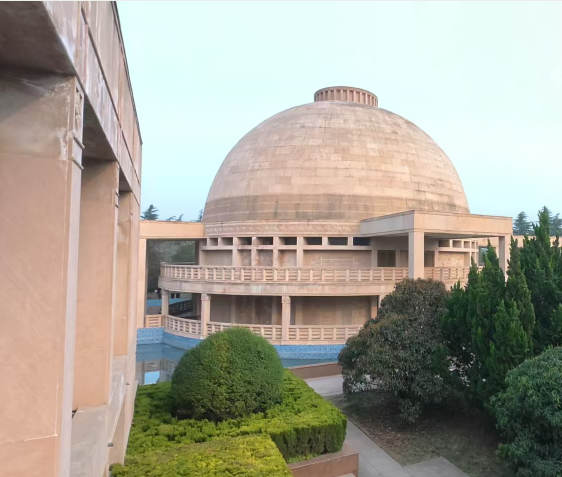
#> input picture images/test1.jpg, 1124 x 954 px (shown at 1/2 size)
$ python feature_matcher.py
#> lines starting #> are read from the running program, lines starting #| are printed output that depends on the picture
### config_manager.py
import json
import os
import sys


def get_app_root():
    if getattr(sys, 'frozen', False):
        return os.path.dirname(sys.executable)
    else:
        return os.path.dirname(os.path.abspath(__file__))


CONFIG_FILE = os.path.join(get_app_root(), "config.json")

GLOBAL_CONFIG = {
    "blend_mode": "linear",
    "orb_features": 3000,
    "ransac_thresh": 5.0,
    "jpeg_quality": 95
}


def load_config():
    global GLOBAL_CONFIG
    try:
        if os.path.exists(CONFIG_FILE):
            with open(CONFIG_FILE, "r", encoding="utf-8") as f:
                saved = json.load(f)
                GLOBAL_CONFIG.update(saved)
        else:
            save_config()
    except Exception as e:
        print(f"Failed to load config: {e}")
        save_config()


# [9 lines left out: function save_config, not called in this run]


def get_config(key, default_val=None):
    return GLOBAL_CONFIG.get(key, default_val)


def set_config(key, val):
    GLOBAL_CONFIG[key] = val


load_config()
#> (reads config.json from the repository)

### feature_matcher.py
import cv2
import numpy as np
from config_manager import get_config

def load_and_preprocess(image_path):
    """读取图片并预处理"""
    img = cv2.imread(image_path)
    if img is None:
        raise FileNotFoundError(f"图片 {image_path} 没找到")
    gray = cv2.cvtColor(img, cv2.COLOR_BGR2GRAY)
    gray = cv2.equalizeHist(gray)  # 提升对比度
    return img, gray

class ORBFeatureExtractor:
    """ORB特征提取器"""
    def __init__(self, n_features=1500):
        self.orb = cv2.ORB_create(nfeatures=n_features)

    def detect_and_compute(self, gray_img):
        kp, des = self.orb.detectAndCompute(gray_img, None)
        return kp, des

def match_images_from_memory(img1: np.ndarray, img2: np.ndarray):
    """
    针对内存图像的匹配函数
    """
    gray1 = cv2.cvtColor(img1, cv2.COLOR_BGR2GRAY)
    gray1 = cv2.equalizeHist(gray1)
    gray2 = cv2.cvtColor(img2, cv2.COLOR_BGR2GRAY)
    gray2 = cv2.equalizeHist(gray2)

    # 2. 提取ORB特征 (从全局配置读取动态参数)
    n_features = get_config("orb_features", 1500)
    extractor = ORBFeatureExtractor(n_features=n_features)
    kp1, des1 = extractor.detect_and_compute(gray1)
    kp2, des2 = extractor.detect_and_compute(gray2)

    # 3. 特征匹配（BFMatcher + KNN + Lowe's ratio test）
    bf = cv2.BFMatcher(cv2.NORM_HAMMING, crossCheck=False)
    matches = bf.knnMatch(des1, des2, k=2)

    # 4. 筛选优质匹配点（ratio test < 0.75）
    good_matches = []
    for m, n in matches:
        if m.distance < 0.75 * n.distance:
            good_matches.append(m)

    # 5. 提取坐标数组
    if len(good_matches) < 4:
        return None, None, None, None, None

    src_pts = np.float32([kp1[m.queryIdx].pt for m in good_matches]).reshape(-1, 2)
    dst_pts = np.float32([kp2[m.trainIdx].pt for m in good_matches]).reshape(-1, 2)

    return src_pts, dst_pts, kp1, kp2, good_matches

def match_two_images(img1_path, img2_path):
    """
    开发者A的核心匹配函数
    输入：两张图片路径
    输出：src_pts（图1特征点坐标）, dst_pts（图2特征点坐标）, 以及用于可视化的关键点和匹配结果
    """
    # 1. 读取预处理
    img1, gray1 = load_and_preprocess(img1_path)
#> in load_and_preprocess, img is the input picture: shape (954, 1124, 3); mean B, G, R 149.7, 162.6, 166
#> in load_and_preprocess, `gray = cv2.cvtColor(img, cv2.COLOR_BGR2GRAY)`:
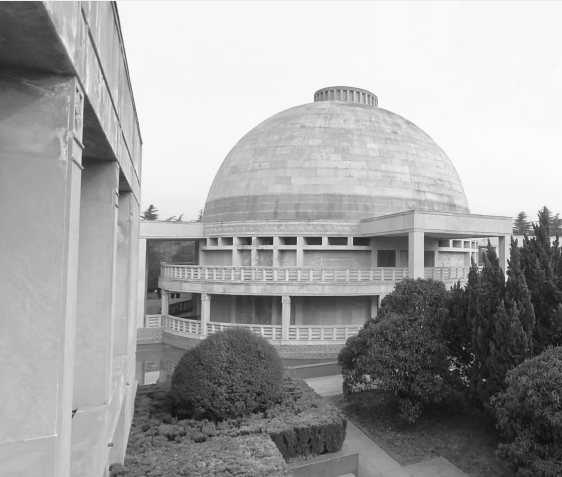
#> gray: shape (954, 1124) (shown at 1/2 size); min 2, max 255, mean 162.1
#> in load_and_preprocess, `gray = cv2.equalizeHist(gray)`:
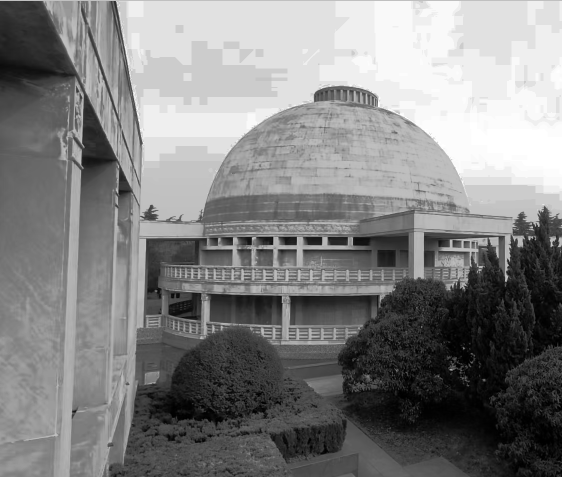
#> gray: shape (954, 1124) (shown at 1/2 size); min 0, max 255, mean 129.6
    img2, gray2 = load_and_preprocess(img2_path)
#> call 2 of load_and_preprocess, with image_path = 'images/test2.jpg'
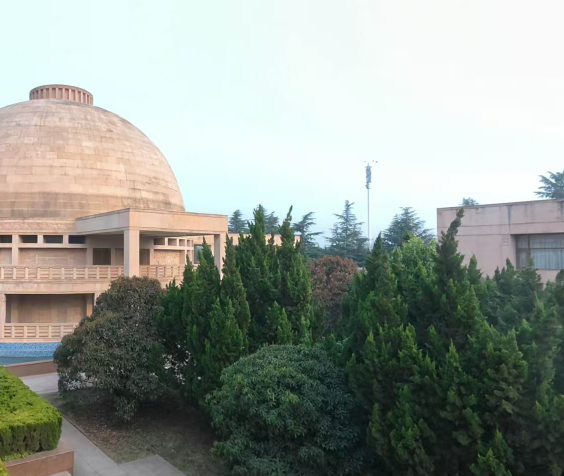
#> input picture images/test2.jpg, 1128 x 951 px (shown at 1/2 size)
#> in load_and_preprocess, img is the input picture: shape (951, 1128, 3); mean B, G, R 146.7, 154.5, 147.6
#> in load_and_preprocess (call 2), `gray = cv2.cvtColor(img, cv2.COLOR_BGR2GRAY)`:
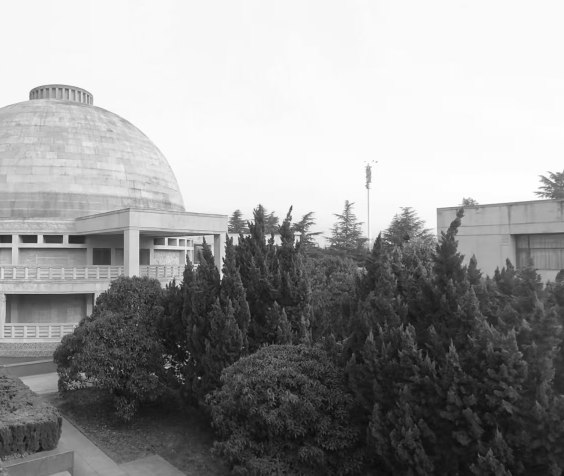
#> gray: shape (951, 1128) (shown at 1/2 size); min 7, max 255, mean 151.5
#> in load_and_preprocess (call 2), `gray = cv2.equalizeHist(gray)`:
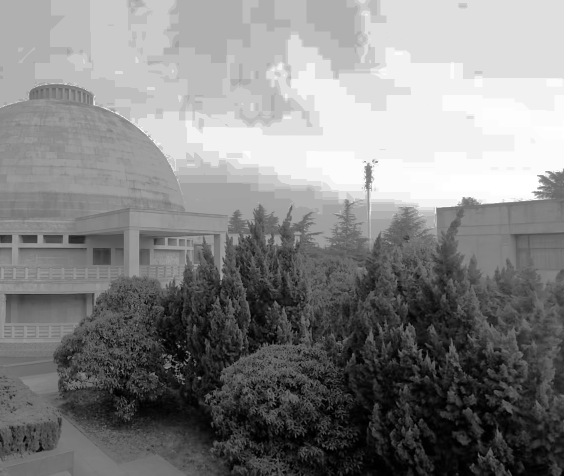
#> gray: shape (951, 1128) (shown at 1/2 size); min 0, max 255, mean 130.6
    print(f"图1尺寸: {gray1.shape}, 图2尺寸: {gray2.shape}")
#| 图1尺寸: (954, 1124), 图2尺寸: (951, 1128)

    src_pts, dst_pts, kp1, kp2, good_matches = match_images_from_memory(img1, img2)
#> in detect_and_compute, `kp, des = self.orb.detectAndCompute(gray_img, None)`: kp = 3921 keypoints; strongest (x, y, size): (1011, 561, 31), (544, 474, 44.6), (545, 474, 31), (592, 474, 31)
#> in match_images_from_memory, `kp1, des1 = extractor.detect_and_compute(gray1)`: kp1 has the same summary as kp in detect_and_compute
#> in detect_and_compute (call 2), `kp, des = self.orb.detectAndCompute(gray_img, None)`: kp = 3921 keypoints; strongest (x, y, size): (752, 324, 31), (1076, 376, 31), (373, 722, 31), (373, 720, 37.2)
#> in match_images_from_memory, `kp2, des2 = extractor.detect_and_compute(gray2)`: kp2 has the same summary as kp in detect_and_compute
#> in match_images_from_memory, `matches = bf.knnMatch(des1, des2, k=2)`: matches = 3921 matches
#> after the loop in match_images_from_memory, `for m, n in matches:`: good_matches = 329 matches
#> in match_images_from_memory, `src_pts = np.float32([kp1[m.queryIdx].pt for m in good_matches]).resha..`: src_pts = 329 pairs, first value 400.8 to 1077.6, second value 182 to 782
#> in match_images_from_memory, `dst_pts = np.float32([kp2[m.trainIdx].pt for m in good_matches]).resha..`: dst_pts = 329 pairs, first value 37.2 to 871, second value 178 to 889.9
#> kp1 = 3921 keypoints; strongest (x, y, size): (1011, 561, 31), (544, 474, 44.6), (545, 474, 31), (592, 474, 31); kp2 has the same summary as kp in detect_and_compute; good_matches = 329 matches

    if good_matches is not None:
        print(f"图1特征点: {len(kp1)}, 图2特征点: {len(kp2)}")
#| 图1特征点: 3921, 图2特征点: 3921
        print(f"[OK] 优质匹配点数量: {len(good_matches)}")
#| [OK] 优质匹配点数量: 329
    else:
        print("[WARN] 匹配点太少，无法计算单应矩阵！")

    return src_pts, dst_pts, kp1, kp2, good_matches

if __name__ == "__main__":
    # 匹配两张测试图
    src_pts, dst_pts, kp1, kp2, good_matches = match_two_images("images/test1.jpg", "images/test2.jpg")
#> good_matches = 329 matches

    if good_matches is not None:
        # 1. 绘制匹配结果（可视化）
        img1, _ = load_and_preprocess("images/test1.jpg")
        img2, _ = load_and_preprocess("images/test2.jpg")
        match_img = cv2.drawMatches(img1, kp1, img2, kp2, good_matches, None,
                                    flags=cv2.DrawMatchesFlags_NOT_DRAW_SINGLE_POINTS)
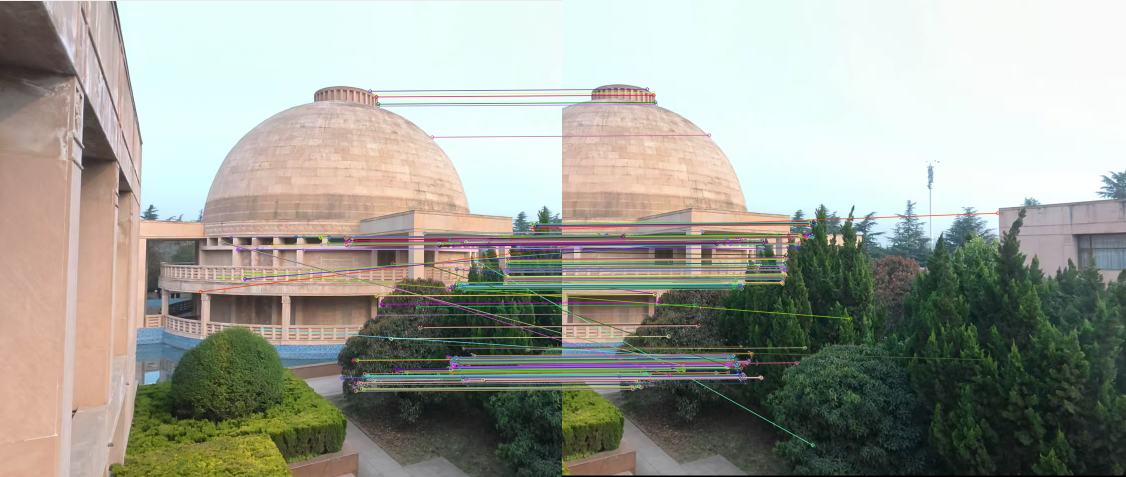
#> match_img: shape (954, 2252, 3) (shown at 1/2 size); mean B, G, R 149.5, 159.4, 157.6

        # 保存匹配图（非图形界面环境）
        cv2.imwrite("images/match_result.jpg", match_img)
        print("[INFO] 匹配结果图已保存到 images/match_result.jpg")

        # 2. 【核心交付】保存坐标数据为 .npy 文件（给开发者B用）
        np.save("images/src_pts.npy", src_pts)
        np.save("images/dst_pts.npy", dst_pts)

        print("\n[INFO] 数据已打包！")
        print(f"src_pts 形状: {src_pts.shape} 已保存到 images/src_pts.npy")
#| src_pts 形状: (329, 2) 已保存到 images/src_pts.npy
        print(f"dst_pts 形状: {dst_pts.shape} 已保存到 images/dst_pts.npy")
#| dst_pts 形状: (329, 2) 已保存到 images/dst_pts.npy
        print("[OK] 请将这两个 .npy 文件发给开发者B！")
    else:
        print("匹配失败，请换一组重叠度更高的图片试试。")
